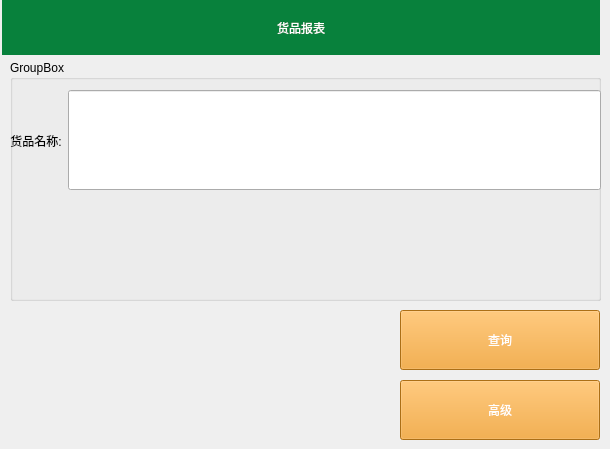
   <widget class="QWidget" name="page_9">
    <widget class="QLabel" name="label_36">
     <property name="geometry">
      <rect>
       <x>2</x>
       <y>0</y>
       <width>598</width>
       <height>55</height>
      </rect>
     </property>
     <property name="styleSheet">
      <string notr="true">font: 20pt &quot;Sans Serif&quot;;
color: rgb(255, 255, 255);
background-color: rgb(8, 129, 60);</string>
     </property>
     <property name="text">
      <string>货品报表</string>
     </property>
     <property name="alignment">
      <set>Qt::AlignCenter</set>
     </property>
    </widget>
    <widget class="QGroupBox" name="groupBox_5">
     <property name="geometry">
      <rect>
       <x>10</x>
       <y>60</y>
       <width>591</width>
       <height>241</height>
      </rect>
     </property>
     <property name="title">
      <string>GroupBox</string>
     </property>
     <widget class="QWidget" name="horizontalLayoutWidget_4">
      <property name="geometry">
       <rect>
        <x>0</x>
        <y>0</y>
        <width>591</width>
        <height>161</height>
       </rect>
      </property>
      <layout class="QHBoxLayout" name="horizontalLayout_6">
       <item>
        <widget class="QLabel" name="label_14">
         <property name="minimumSize">
          <size>
           <width>0</width>
           <height>0</height>
          </size>
         </property>
         <property name="maximumSize">
          <size>
           <width>150</width>
           <height>16777215</height>
          </size>
         </property>
         <property name="styleSheet">
          <string notr="true">font: 20pt &quot;Sans Serif&quot;;
color: rgb(0, 0, 0);</string>
         </property>
         <property name="text">
          <string>货品名称:</string>
         </property>
         <property name="alignment">
          <set>Qt::AlignCenter</set>
         </property>
        </widget>
       </item>
       <item>
        <widget class="QLineEdit" name="lineEdit_7">
         <property name="minimumSize">
          <size>
           <width>0</width>
           <height>100</height>
          </size>
         </property>
         <property name="styleSheet">
          <string notr="true">font: 22pt &quot;Sans Serif&quot;;
color: rgb(255, 0, 0);</string>
         </property>
        </widget>
       </item>
      </layout>
     </widget>
    </widget>
    <widget class="QToolButton" name="toolButton_13">
     <property name="geometry">
      <rect>
       <x>400</x>
       <y>380</y>
       <width>200</width>
       <height>60</height>
      </rect>
     </property>
     <property name="styleSheet">
      <string notr="true">background-color: rgb(241, 156, 31);
color: rgb(255, 255, 255);
font: 16pt &quot;Sans Serif&quot;;</string>
     </property>
     <property name="text">
      <string>高级</string>
     </property>
    </widget>
    <widget class="QToolButton" name="toolButton_15">
     <property name="geometry">
      <rect>
       <x>400</x>
       <y>310</y>
       <width>200</width>
       <height>60</height>
      </rect>
     </property>
     <property name="styleSheet">
      <string notr="true">background-color: rgb(241, 156, 31);
color: rgb(255, 255, 255);
font: 16pt &quot;Sans Serif&quot;;</string>
     </property>
     <property name="text">
      <string>查询</string>
     </property>
    </widget>
   </widget>
